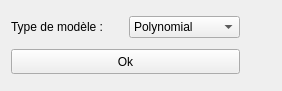
<?xml version="1.0" encoding="UTF-8"?>
<ui version="4.0">
 <class>ModelChoiceWidget</class>
 <widget class="QWidget" name="ModelChoiceWidget">
  <property name="geometry">
   <rect>
    <x>0</x>
    <y>0</y>
    <width>282</width>
    <height>91</height>
   </rect>
  </property>
  <property name="sizePolicy">
   <sizepolicy hsizetype="Preferred" vsizetype="Minimum">
    <horstretch>0</horstretch>
    <verstretch>0</verstretch>
   </sizepolicy>
  </property>
  <property name="maximumSize">
   <size>
    <width>16777215</width>
    <height>16777215</height>
   </size>
  </property>
  <property name="windowTitle">
   <string>Form</string>
  </property>
  <layout class="QHBoxLayout" name="horizontalLayout_2">
   <item>
    <layout class="QVBoxLayout" name="verticalLayout_2">
     <item>
      <layout class="QHBoxLayout" name="horizontalLayout">
       <item>
        <widget class="QLabel" name="label">
         <property name="text">
          <string>Type de modèle :</string>
         </property>
        </widget>
       </item>
       <item>
        <widget class="QComboBox" name="modelType">
         <item>
          <property name="text">
           <string>Polynomial</string>
          </property>
         </item>
        </widget>
       </item>
      </layout>
     </item>
     <item>
      <widget class="QPushButton" name="Apply">
       <property name="maximumSize">
        <size>
         <width>16777215</width>
         <height>25</height>
        </size>
       </property>
       <property name="text">
        <string>Ok</string>
       </property>
      </widget>
     </item>
    </layout>
   </item>
   <item>
    <layout class="QVBoxLayout" name="verticalLayout_3">
     <item>
      <widget class="QPushButton" name="remove">
       <property name="minimumSize">
        <size>
         <width>25</width>
         <height>25</height>
        </size>
       </property>
       <property name="maximumSize">
        <size>
         <width>25</width>
         <height>25</height>
        </size>
       </property>
       <property name="text">
        <string/>
       </property>
       <property name="iconSize">
        <size>
         <width>25</width>
         <height>25</height>
        </size>
       </property>
       <property name="flat">
        <bool>true</bool>
       </property>
      </widget>
     </item>
     <item>
      <spacer name="verticalSpacer">
       <property name="orientation">
        <enum>Qt::Vertical</enum>
       </property>
       <property name="sizeHint" stdset="0">
        <size>
         <width>20</width>
         <height>40</height>
        </size>
       </property>
      </spacer>
     </item>
    </layout>
   </item>
  </layout>
 </widget>
 <resources/>
 <connections/>
</ui>
